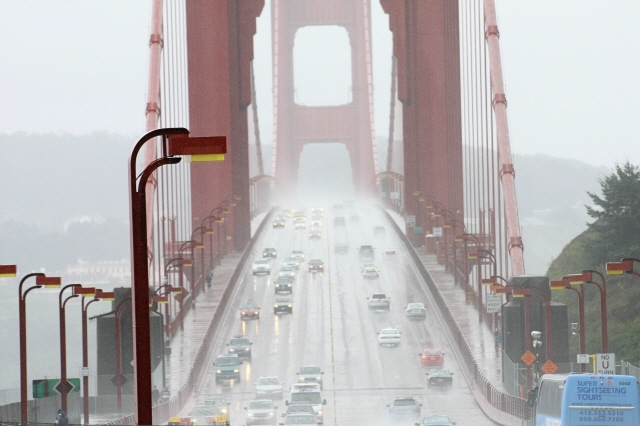
%> input picture code/Dehazing/images/bridge.jpg, 640 x 426 px; its folder holds only this picture in this run
$ octave Dehazing_2017_7_ShinJoongChol.m   (GNU Octave 9; MATLAB toolbox functions it lacks are replaced by stand-ins)
%> lines starting %> are read from the running program, lines starting %| are printed output that depends on the picture
%% ------------------------------
% "Radiance-Reflectance Combined Optimization and Structure-Guided `0-Norm for Single
%  Image Dehazing" demo
% Written by Joongchol Shin at May., 2019.
% Image Processing and Intelligency System Lab., Chung-Ang University, Seoul, Korea.
%
% The requisite functions
%--------------------------------------------------------------------------
%HDP.m(Haze Destribution Prior)
%GL0Smooth.m
%quadtreeitr.m
%--------------------------------------------------------------------------
% The requisite data
%--------------------------------------------------------------------------
%BSDS histrogram
%%
clear all
close all

addpath(cd);
addpath( [cd '\function'] );
addpath(cd);
addpath( [cd '\dataset'] );
%==========================================================================
%% image read
initial_path='images\*.*';
[full_name,file_path]=uigetfile(initial_path,'choose the image');
%> the answer given: images/bridge.jpg
full_path=sprintf('%s%s',file_path,full_name);
opened=imread(full_path);
%> opened is the input picture: size 426x640x3 uint8; mean R, G, B 183.6, 180.1, 181.2
img=opened;
img=im2double(img);
img=imresize(img,[256 256]);
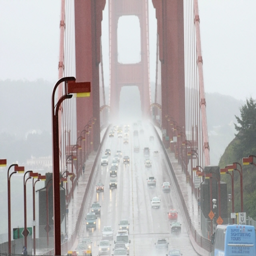
%> img: size 256x256x3 double; mean R, G, B 0.72, 0.706, 0.711; drawn with min black and max white
Eps=0.1;


whole_time=tic;
%==========================================================================
%% initialize
initialize_time=tic;

[m,n,D]=size(img);
%> m = 256; n = 256; D = 3
phi=50;
psai=10;
w=0.9;
lambda=0.005;
kappa=1.5;

guidance=min(min(img(:,:,1),img(:,:,2)),img(:,:,3));
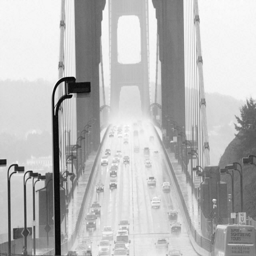
%> guidance: size 256x256 double; min -0.0154, max 0.949, mean 0.69; drawn with min black and max white


times.initialize_time=toc(initialize_time);
disp('initialize_time')
disp(times.initialize_time)
%=========================================================================
%% estimating A
Airlight_time=tic;

A=zeros(3,1);
%> (the run ends here)

$ run again, on code/Dehazing/images/cityscape_input.png
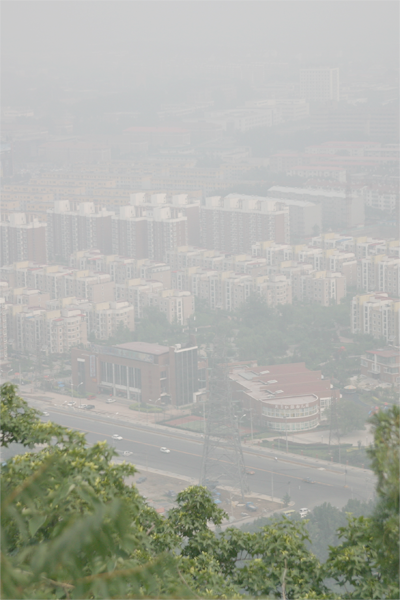
%> input picture code/Dehazing/images/cityscape_input.png, 400 x 600 px
%> opened is the input picture: size 600x400x3 uint8; mean R, G, B 173.5, 175.6, 167.6
%> `img=imresize(img,[256 256]);`:
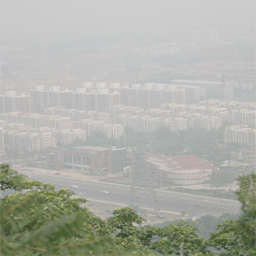
%> img: size 256x256x3 double; mean R, G, B 0.68, 0.689, 0.657
%> `guidance=min(min(img(:,:,1),img(:,:,2)),img(:,:,3));`:
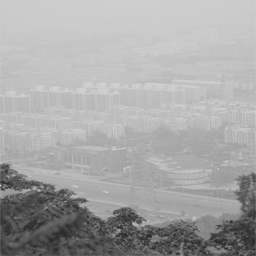
%> guidance: size 256x256 double; min 0.14, max 0.833, mean 0.654

$ run again, on code/Dehazing/images/hongkong.png
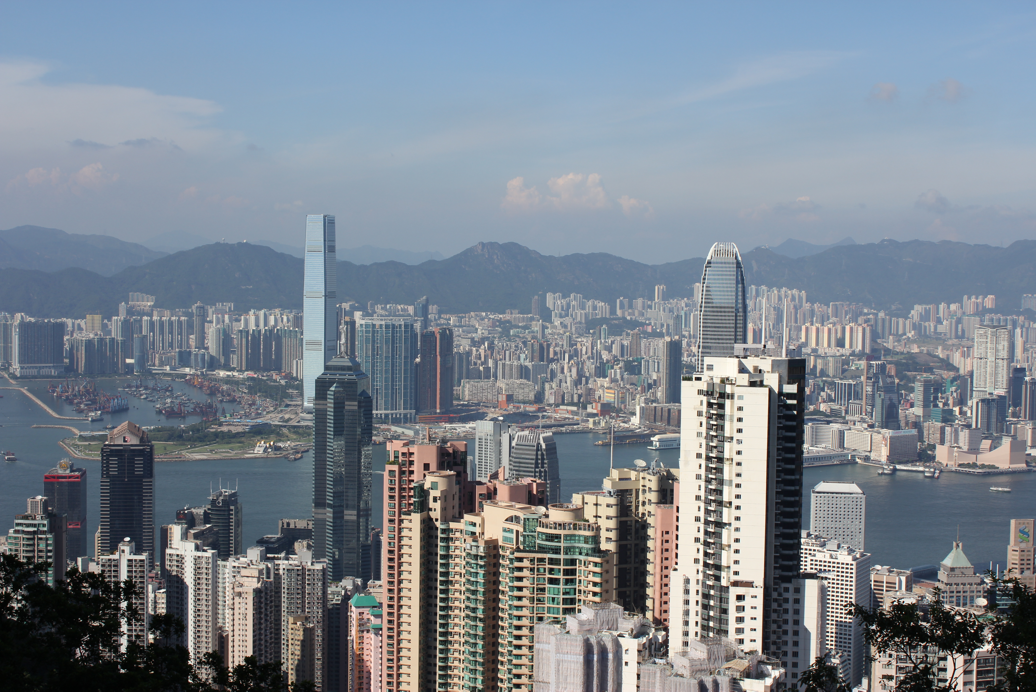
%> input picture code/Dehazing/images/hongkong.png, 1036 x 692 px
%> opened is the input picture: size 692x1036x3 uint8; mean R, G, B 123.2, 132.9, 143.6
%> `img=imresize(img,[256 256]);`:
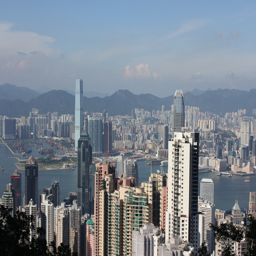
%> img: size 256x256x3 double; mean R, G, B 0.483, 0.521, 0.563; drawn with min black and max white
%> `guidance=min(min(img(:,:,1),img(:,:,2)),img(:,:,3));`:
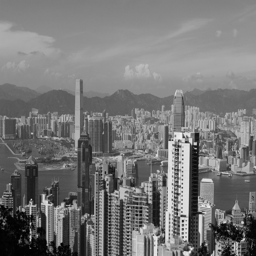
%> guidance: size 256x256 double; min 6.66e-05, max 0.953, mean 0.466
